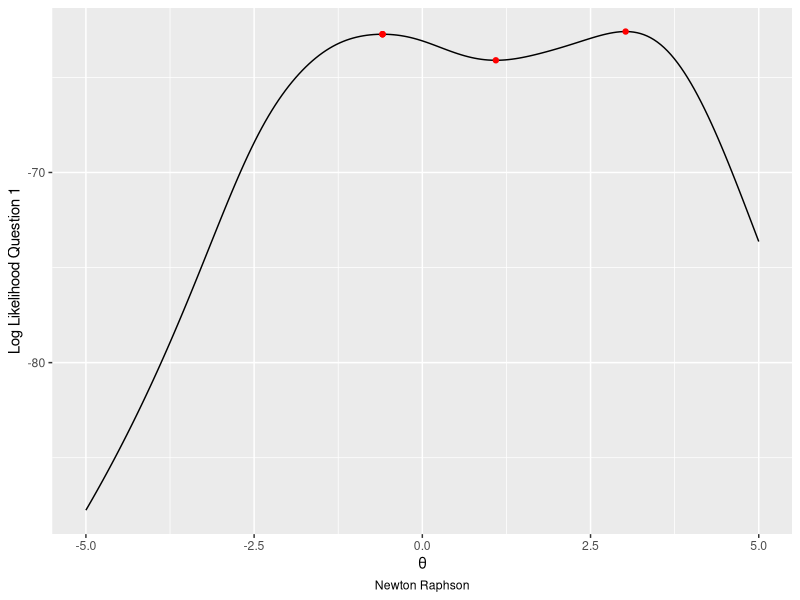
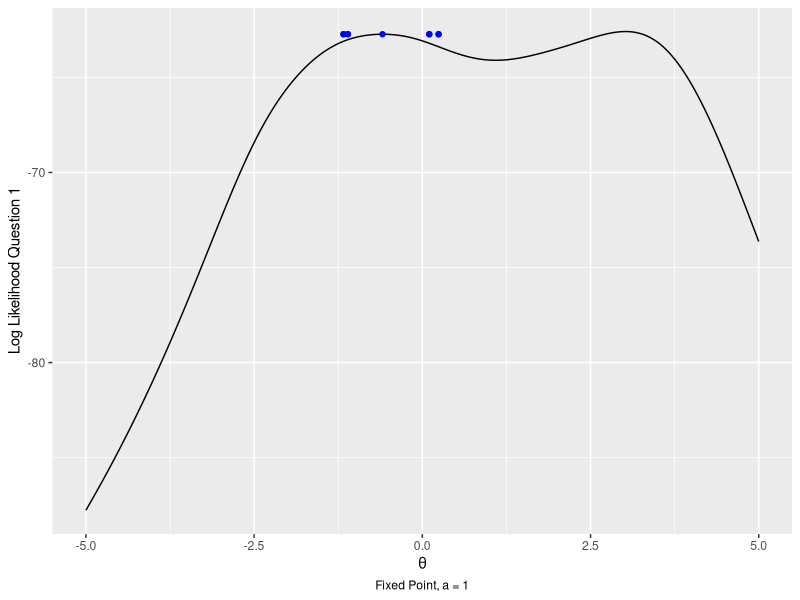
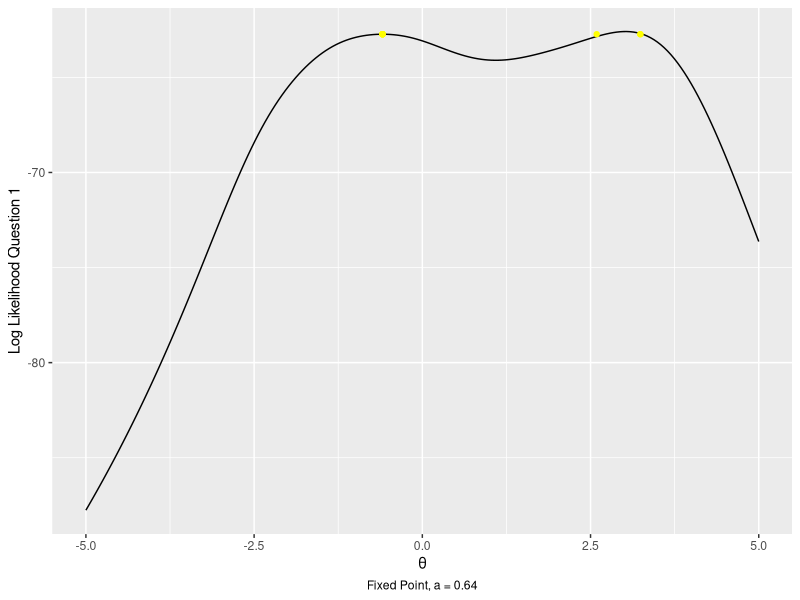
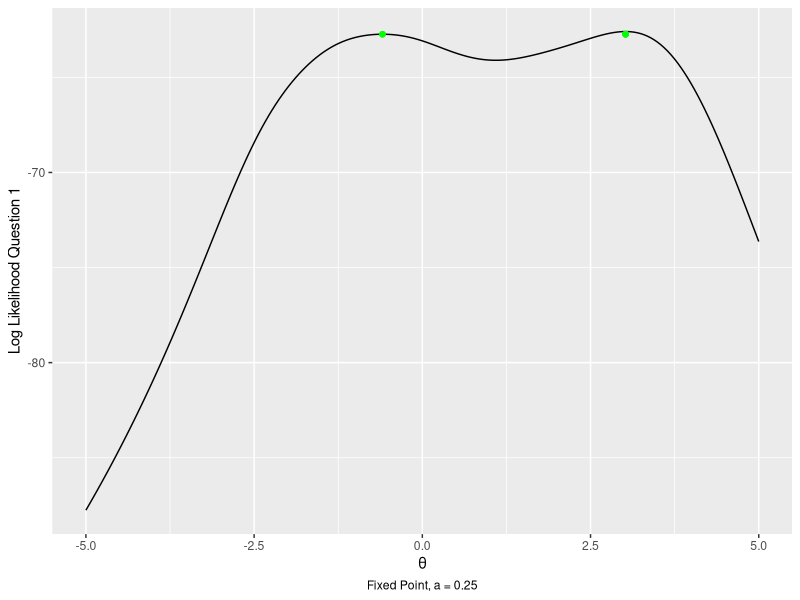
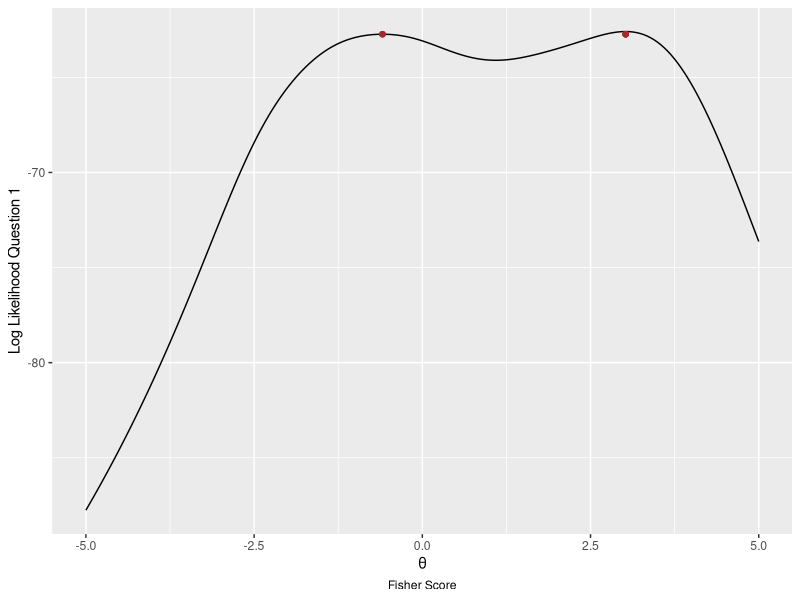
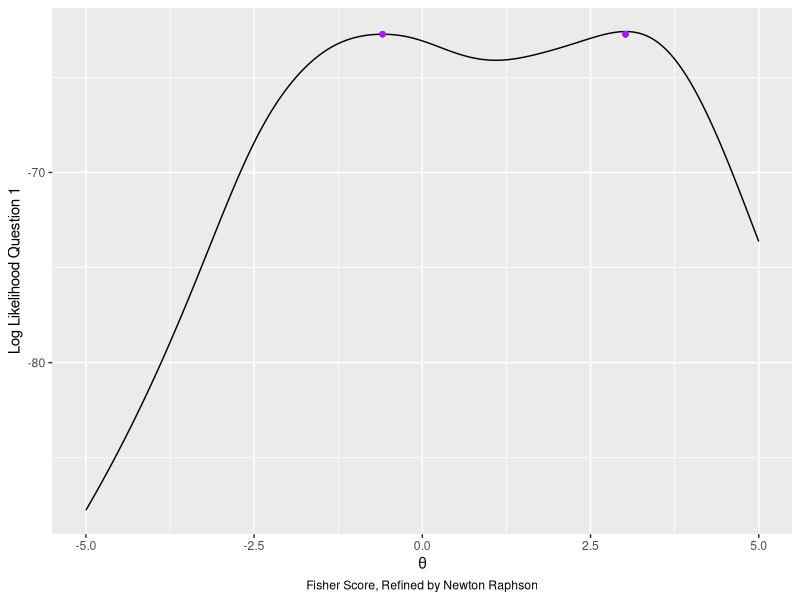
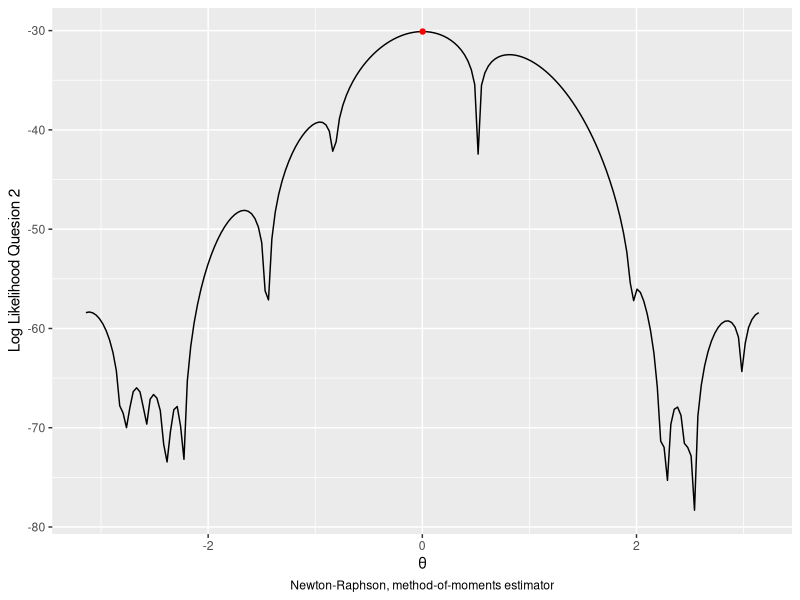
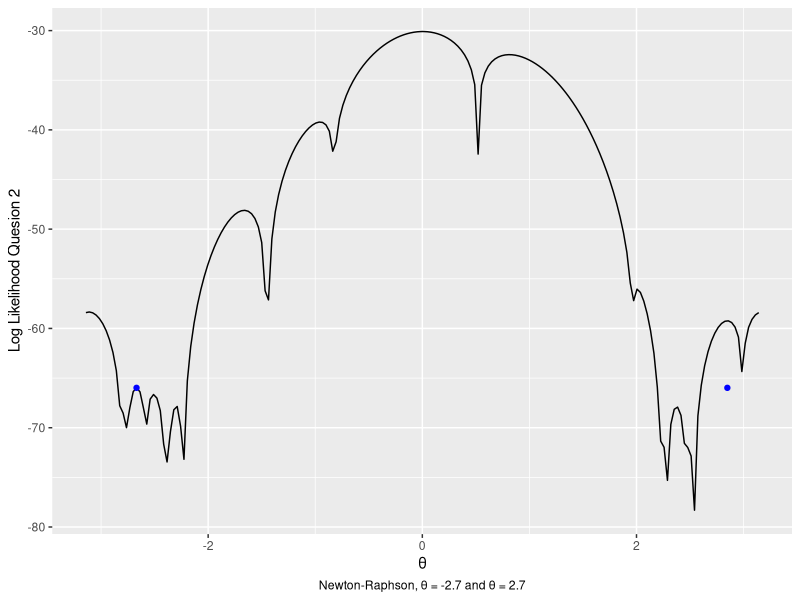

Generate these figures, in order, with R:
library(ggplot2)

xQuestion1 <- c(1.77, -0.23, 2.76, 3.80, 3.47, 56.75, -1.34, 
                4.24, -2.44, 3.29, 3.71, -2.40, 4.53, -0.07, 
                -1.05, -13.87, -2.53, -1.75)
sampleDataQ2 <- c(3.91, 4.85, 2.28, 4.06, 3.70, 4.04, 5.46, 3.53, 2.28, 1.96,
                 2.53, 3.88, 2.22, 3.47, 4.82, 2.46, 2.99, 2.54, 0.52)

llExpression <- expression(log(1 / (pi * (1 + (x - theta) ** 2))))
llExpressionQ2 <- expression(log((1 - cos(x - theta)) / (2 * pi)))
sampleData <- xQuestion1
thetaMomentQ2 <- asin(mean(sampleDataQ2) - pi)

LogLikelihood1 <- function(theta, xEv, llExpression)
{ # function LogLikelihood1
  result <- c()
  for (i in 1:length(xEv)) 
  {
    theta <- theta
    x <- xEv[i]
    result[i] <- eval(llExpression)
  }
  return(sum(result))
} # end function LogLikelihood1

VectorizedFirstD <- function(theta, xV, expressionFD, nameFD)
{ # function VectorizedFirstD
  x <- xV
  theta <- theta
  return(eval(D(expressionFD, nameFD)))
} # end function VectorizedFirstD

VectorizedSecondD <- function(theta, xV, expressionSD, nameSD)
{ # function VectorizedSecondD
  x <- xV
  theta <- theta
  firstD <- as.expression(D(expressionSD, nameSD))
  return(eval(D(firstD, nameSD)))
} # end function VectorizedSecondD

NewtonUpdateLogLikelihood <- function(theta, sampleData, llExpression)
{ # function NewtonUpdateLogLikelihood
  theta <- theta
  gradient <- sapply(X = sampleData, 
                     FUN = VectorizedFirstD, 
                     theta = theta,
                     expressionFD = llExpression,
                     nameFD = "theta")
  hessian <- sapply(X = sampleData, 
                    FUN = VectorizedSecondD, 
                    theta = theta,
                    expressionSD = llExpression, 
                    nameSD = "theta")
  return(-1 * rowSums(t(as.matrix(gradient))) / rowSums(t(as.matrix(hessian))))
} # end function NewtonUpdateLogLikelihood

NewtonRaphson <- function(theta, sampleData, llExpression)
{ # function NewtonRaphson
  error <- Inf
  i <- 1
  while (error >= 0.001 & i <= 500)
  { # while error >= 0.001
    update <- NewtonUpdateLogLikelihood(theta, sampleData, llExpression)
    theta <- theta + update
    error <- sum(abs(update))
    i <- i + 1
    if (error > 500)
    {
      return(NA)
    }
  } # end while error >= 0.001
  return(theta)
} # end function NewtonRaphson

FixedPoint <- function(theta, sampleData, llExpression, a)
{ # function FixedPoint
  error <- Inf
  i <- 1
  while (error >= 0.001 & i <= 500)
  { # while error >= 0.001
    gradient <- sapply(X = sampleData, 
                       FUN = VectorizedFirstD, 
                       theta = theta,
                       expressionFD = llExpression,
                       nameFD = "theta")
    update <- rowSums(t(as.matrix(gradient))) * a
    theta <- theta + update
    error <- sum(abs(update))
    #print(error)
    i <- i + 1
    if (error > 500)
    {
      return(NA)
    }
  } # end while error >= 0.001
  return(theta)
} # end function FixedPoint

FisherScore <- function(theta, sampleData, llExpression)
{ # function FisherScore
  error <- Inf
  i <- 1
  while (error >= 0.001 & i <= 500)
  { # while error >= 0.001
    gradient <- sapply(X = sampleData, 
                       FUN = VectorizedFirstD, 
                       theta = theta,
                       expressionFD = llExpression,
                       nameFD = "theta")
    update <- rowSums(t(as.matrix(gradient))) / (length(sampleData) / 2)
    theta <- theta + update
    error <- sum(abs(update))
    #print(error)
    i <- i + 1
    if (error > 500)
    {
      return(NA)
    }
  } # end while error >= 0.001
  return(theta)
} # end function FisherScore


theta <-  as.matrix(c(-11, -1, 0, 1.5, 4, 4.7, 7, 8, 38))
dummy <-  seq(-5, 5, length.out = 200)
dummyQ2 <-  seq(-pi, pi, length.out = 200)
logLikelihood <- apply(as.matrix(dummy), 
                       MARGIN = 1, 
                       FUN = LogLikelihood1, 
                       xEv = sampleData, 
                       llExpression = llExpression)
logLikelihoodQ2 <- apply(as.matrix(dummyQ2), 
                         MARGIN = 1, 
                         FUN = LogLikelihood1, 
                         xEv = sampleDataQ2, 
                         llExpression = llExpressionQ2)
outDF <- data.frame(logLikelihood, rownames = dummy)
outDFQ2 <- data.frame(logLikelihoodQ2, rownames = dummyQ2)
thetaStar <- sapply(theta, 
                    FUN = NewtonRaphson, 
                    sampleData = sampleData, 
                    llExpression = llExpression)
optLogLikelihood <- apply(as.matrix(thetaStar), 
                          MARGIN = 1, 
                          FUN = LogLikelihood1, 
                          xEv = sampleData, 
                          llExpression = llExpression)
optDF <- data.frame(optLogLikelihood, rownames = thetaStar)
plotQ1 <- ggplot(outDF, 
                 aes(dummy, logLikelihood)) + 
                 geom_line() + 
                 labs(x = "θ", y = "Log Likelihood Question 1")
plotQ2 <- ggplot(outDFQ2, 
                 aes(dummyQ2, logLikelihoodQ2)) + 
                 geom_line() + 
                 labs(x = "θ", y = "Log Likelihood Quesion 2")
a <- c(1, 0.64, 0.25)
thetaStarFP1 <- sapply(theta,
                       FUN = FixedPoint,
                       sampleData = sampleData,
                       llExpression = llExpression,
                       a = a[1])
thetaStarFP2 <- sapply(theta,
                       FUN = FixedPoint,
                       sampleData = sampleData,
                       llExpression = llExpression,
                       a = a[2])
thetaStarFP3 <- sapply(theta,
                       FUN = FixedPoint,
                       sampleData = sampleData,
                       llExpression = llExpression,
                       a = a[3])
thetaStarFS <- sapply(theta,
                      FUN = FisherScore,
                      sampleData = sampleData,
                      llExpression = llExpression)
thetaStarFSNR <- sapply(thetaStarFS,
                        FUN = NewtonRaphson,
                        sampleData = sampleData,
                        llExpression = llExpression)
thetaStarQ2c <- sapply(thetaMomentQ2,
                       FUN = NewtonRaphson,
                       sampleData = sampleDataQ2,
                       llExpression = llExpressionQ2)
thetaQ2d <- c(-2.7, 2.7)
thetaStarQ2d <- sapply(thetaQ2d,
                       FUN = NewtonRaphson,
                       sampleData = sampleDataQ2,
                       llExpression = llExpressionQ2)
thetaStarQ2e <- sapply(dummyQ2,
                       FUN = NewtonRaphson,
                       sampleData = sampleDataQ2,
                       llExpression = llExpressionQ2)
optLogLikelihood1 <- apply(as.matrix(thetaStarFP1), 
                           MARGIN = 1, 
                           FUN = LogLikelihood1, 
                           xEv = sampleData, 
                           llExpression = llExpression)
optLogLikelihood2 <- apply(as.matrix(thetaStarFP2), 
                           MARGIN = 1, 
                           FUN = LogLikelihood1, 
                           xEv = sampleData, 
                           llExpression = llExpression)
optLogLikelihood3 <- apply(as.matrix(thetaStarFP3), 
                           MARGIN = 1, 
                           FUN = LogLikelihood1, 
                           xEv = sampleData, 
                           llExpression = llExpression)
optLogLikelihood4 <- apply(as.matrix(thetaStarFS), 
                           MARGIN = 1, 
                           FUN = LogLikelihood1, 
                           xEv = sampleData, 
                           llExpression = llExpression)
optLogLikelihood5 <- apply(as.matrix(thetaStarFSNR), 
                           MARGIN = 1, 
                           FUN = LogLikelihood1, 
                           xEv = sampleData, 
                           llExpression = llExpression)
optLogLikelihoodQ2c <- apply(as.matrix(thetaStarQ2c), 
                           MARGIN = 1, 
                           FUN = LogLikelihood1, 
                           xEv = sampleDataQ2, 
                           llExpression = llExpressionQ2)
optLogLikelihoodQ2d <- apply(as.matrix(thetaStarQ2d), 
                             MARGIN = 1, 
                             FUN = LogLikelihood1, 
                             xEv = sampleDataQ2, 
                             llExpression = llExpressionQ2)
optLogLikelihoodQ2e <- apply(as.matrix(thetaStarQ2e), 
                             MARGIN = 1, 
                             FUN = LogLikelihood1, 
                             xEv = sampleDataQ2, 
                             llExpression = llExpressionQ2)
optLogLikelihood1 <- data.frame(optLogLikelihood1, rownames = thetaStarFP1)
optLogLikelihood2 <- data.frame(optLogLikelihood2, rownames = thetaStarFP2)
optLogLikelihood3 <- data.frame(optLogLikelihood3, rownames = thetaStarFP3)
optLogLikelihood4 <- data.frame(optLogLikelihood4, rownames = thetaStarFS)
optLogLikelihood5 <- data.frame(optLogLikelihood5, rownames = thetaStarFSNR)
optLogLikelihoodQ2c <- data.frame(optLogLikelihoodQ2c, rownames = thetaStarQ2c)
optLogLikelihoodQ2d <- data.frame(optLogLikelihoodQ2d, rownames = thetaStarQ2d)
optLogLikelihoodQ2e <- data.frame(optLogLikelihoodQ2e, rownames = thetaStarQ2e)

plot2 <- plotQ1 + geom_point(data = optDF, 
                            mapping = aes(x = thetaStar, y = optDF[[1]]), 
                            color = "red") + 
                            labs(caption = "Newton Raphson") + 
                            theme(plot.caption = element_text(hjust = 0.5))
plot3 <- plotQ1 + geom_point(data = optLogLikelihood1, 
                            mapping = aes(x = thetaStarFP1, y = optLogLikelihood1[[1]]), 
                            color = "blue") + 
                            labs(caption = "Fixed Point, a = 1") + 
                            theme(plot.caption = element_text(hjust = 0.5))
plot4 <- plotQ1 + geom_point(data = optLogLikelihood2, 
                            mapping = aes(x = thetaStarFP2, y = optLogLikelihood2[[1]]), 
                            color = "yellow") + 
                            labs(caption = "Fixed Point, a = 0.64") + 
                            theme(plot.caption = element_text(hjust = 0.5))
plot5 <- plotQ1 + geom_point(data = optLogLikelihood3, 
                            mapping = aes(x = thetaStarFP3, y = optLogLikelihood3[[1]]), 
                            color = "green") + 
                            labs(caption = "Fixed Point, a = 0.25") + 
                            theme(plot.caption = element_text(hjust = 0.5))
plot6 <- plotQ1 + geom_point(data = optLogLikelihood4, 
                            mapping = aes(x = thetaStarFS, y = optLogLikelihood4[[1]]), 
                            color = "brown") + 
                            labs(caption = "Fisher Score") + 
                            theme(plot.caption = element_text(hjust = 0.5))

plot7 <- plotQ1 + geom_point(data = optLogLikelihood5, 
                            mapping = aes(x = thetaStarFSNR, y = optLogLikelihood5[[1]]), 
                            color = "purple") + 
                            labs(caption = "Fisher Score, Refined by Newton Raphson") + 
                            theme(plot.caption = element_text(hjust = 0.5))
plotQ2c <- plotQ2 + geom_point(data = optLogLikelihoodQ2c, 
                               mapping = aes(x = thetaStarQ2c, y = optLogLikelihoodQ2c[[1]]), 
                               color = "red") + 
                               labs(caption = "Newton-Raphson, method-of-moments estimator") + 
                               theme(plot.caption = element_text(hjust = 0.5))
plotQ2d <- plotQ2 + geom_point(data = optLogLikelihoodQ2d, 
                               mapping = aes(x = thetaStarQ2d, y = optLogLikelihoodQ2d[[1]]), 
                               color = "blue") + 
                               labs(caption = "Newton-Raphson, θ = -2.7 and θ = 2.7") + 
                               theme(plot.caption = element_text(hjust = 0.5))


thetaStarQ2e <- round(thetaStarQ2e, 4)
margin <- c(0)
for (i in 1:(length(thetaStarQ2e) - 1))
{
  if (thetaStarQ2e[i] != thetaStarQ2e[i + 1])
  {
    margin <- c(margin, i)
  }
}


intervals <- c()
for (i in 1:length(margin))
{
  intervals <- c(intervals, dummyQ2[margin[i]])
}


plot2
plot3
plot4
plot5
plot6
plot7
plotQ2c
plotQ2d
